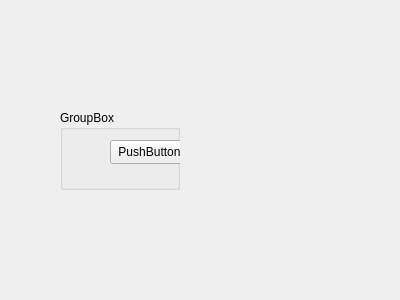
<?xml version="1.0" encoding="UTF-8"?>
<ui version="4.0">
 <class>BennisModule</class>
 <widget class="QWidget" name="BennisModule">
  <property name="geometry">
   <rect>
    <x>0</x>
    <y>0</y>
    <width>400</width>
    <height>300</height>
   </rect>
  </property>
  <property name="windowTitle">
   <string>Form</string>
  </property>
  <widget class="QGroupBox" name="groupBox">
   <property name="geometry">
    <rect>
     <x>60</x>
     <y>110</y>
     <width>120</width>
     <height>80</height>
    </rect>
   </property>
   <property name="title">
    <string>GroupBox</string>
   </property>
   <widget class="QPushButton" name="pushButton">
    <property name="geometry">
     <rect>
      <x>50</x>
      <y>30</y>
      <width>79</width>
      <height>24</height>
     </rect>
    </property>
    <property name="text">
     <string>PushButton</string>
    </property>
   </widget>
  </widget>
 </widget>
 <resources/>
 <connections/>
</ui>
